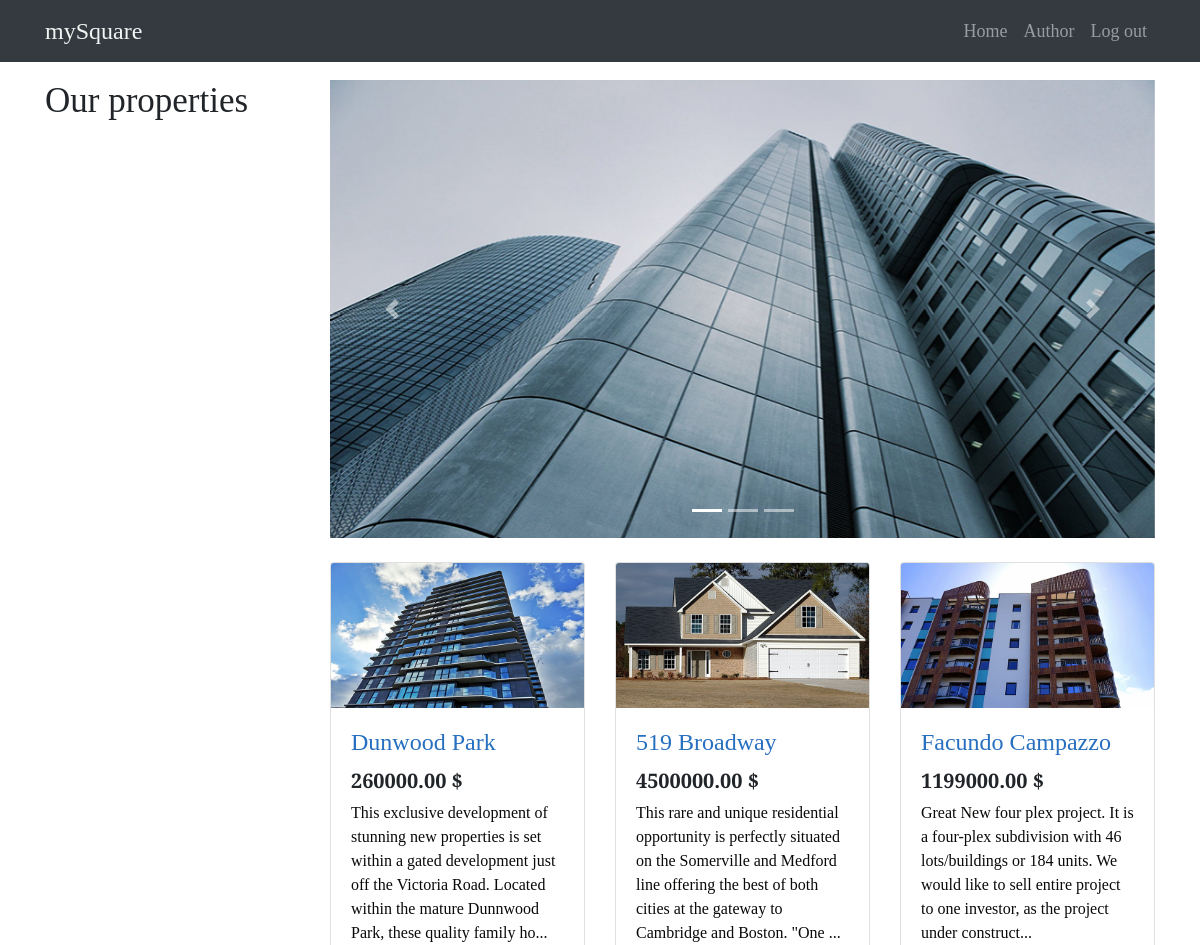
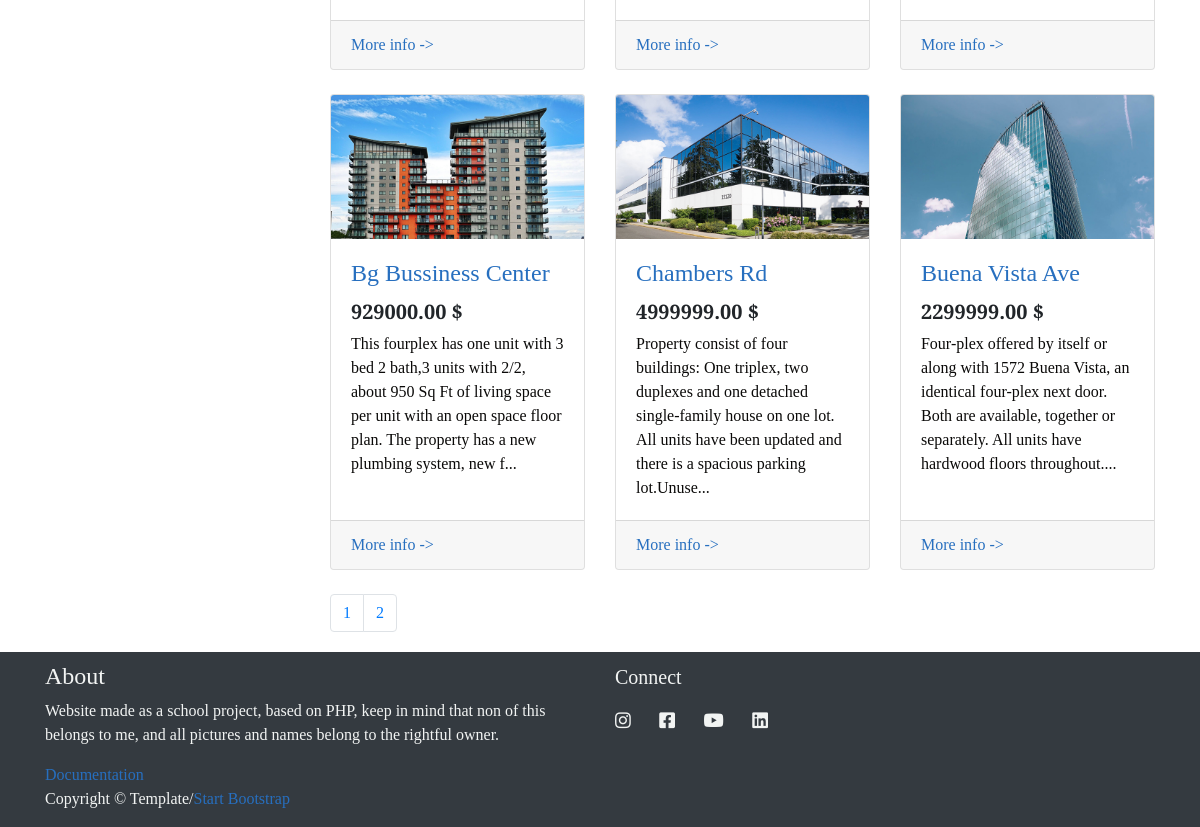
Page / (signed in) on the committed database (2 pictures, top to bottom).
### tables this page shows
CREATE TABLE `navigation` (
  `navId` int(11) NOT NULL,
  `navName` varchar(32) NOT NULL,
  `href` varchar(99) NOT NULL
);

CREATE TABLE `picture` (
  `buildingId` int(11) NOT NULL,
  `src` varchar(99) NOT NULL,
  `alt` varchar(22) NOT NULL
);

CREATE TABLE `buildings` (
  `buildingId` int(11) NOT NULL,
  `categoryid` int(11) NOT NULL,
  `builderid` int(11) NOT NULL,
  `name` varchar(29) NOT NULL,
  `info` text NOT NULL,
  `price` decimal(10,2) NOT NULL,
  `location` varchar(99) NOT NULL,
  `underconstruction` bit(1) NOT NULL
);

### models/navigacija/getnav.php (called while the page is built)
<?php
    function nav_izlogovan(){
        require "config/connection.php";
        $element1 = "Home";
        $element2 = "Register";
        $element3 = "Log In";
        $element4 = "Author";
        if($conn){
            $upit = "SELECT navName as naziv,href as href FROM navigation WHERE navName IN (:element1,:element2,:element3,:element4)";
            $action = $conn->prepare($upit);
            $action->bindParam(":element1",$element1);
            $action->bindParam(":element2",$element2);
            $action->bindParam(":element3",$element3);
            $action->bindParam(":element4",$element4);
            try{
                $uspeh = $action->execute();
                if($uspeh){
                    $elementi = $action->fetchAll();
                    return $elementi;
                }
            }
            catch(PDOException $i){
                echo $i->getMessage();
            }
        }
    }
    function nav_ulogovan(){
        require "config/connection.php";
        $element1 = "Home";
        $element2 = "Log out";
        $element3 = "Author";
        if($conn){
            $upit = "SELECT navName as naziv,href as href FROM navigation WHERE navName IN (:element1,:element2,:element3)";
            $action = $conn->prepare($upit);
            $action->bindParam(":element1",$element1);
            $action->bindParam(":element2",$element2);
            $action->bindParam(":element3",$element3);
            try{
                $uspeh = $action->execute();
                if($uspeh){
                    $elementi = $action->fetchAll();
                    return $elementi;
                }
            }
            catch(PDOException $i){
                echo $i->getMessage();
            }
        }
    }
?>

### models/zgrade/getbuildings.php (called while the page is built, shortened)
<?php
    function dohvatizgrade($broj){
        require "config/connection.php";
        if($conn){
            $limit = 6;
            $start = ($broj - 1)*$limit;
            $query = "SELECT b.buildingId as id,b.name as ime,b.price as cena ,b.categoryid as kat,SUBSTR(b.info FROM 1 FOR 180) as sinfo,p.src as src,p.alt as alt FROM buildings b INNER JOIN picture p ON b.buildingid = p.buildingid LIMIT $start,$limit";
            $action = $conn->prepare($query);
            try{
                $uspeh = $action->execute();
                if($uspeh && $action->rowCount() >= 1){
                    $tekstovi = $action->fetchAll();
                        return $tekstovi;
                }
                else{
                    http_response_code(404);
                }
            }
            catch(PDOException $p){
                http_response_code(404);
            }
        }
    }
    function paginacija(){
        require "config/connection.php";
        if($conn){
                    $limit = 6;
                    $query = "SELECT count(buildingId) as broj FROM buildings";
                    try{
                        $broj = $conn->query($query);
                        $ukupanBroj = $broj->fetch();
                        $total = $ukupanBroj['broj'];
                        $brojStranica = ceil($total/$limit);
                        return $brojStranica;
                    }
                    catch(PDOException $p){
                        echo $p->getMessage();
                    }
        }
    }
?>

### views/flexible/pocetna.php (the view, shortened to what this page needs)
<?php
$strana = isset($_GET['page'])? $_GET['page'] : 1;
include "models/zgrade/getbuildings.php";
$zgrade = dohvatizgrade($strana);
$brojStranica = paginacija();
?>
<div class="container">
<div class="row">
  <div class="col-lg-3">
    <h1 class="my-4" id="naslov">Our properties</h1>
  </div>
  <div class="col-lg-9">
    <div id="carouselExampleIndicators" class="carousel slide my-4" data-ride="carousel">
      <ol class="carousel-indicators">
        <li data-target="#carouselExampleIndicators" data-slide-to="0" class="active"></li>
        <li data-target="#carouselExampleIndicators" data-slide-to="1"></li>
        <li data-target="#carouselExampleIndicators" data-slide-to="2"></li>
      </ol>
      <div class="carousel-inner" role="listbox" id="slajdza">
          <div class="carousel-item active">
            <img class="d-block img-fluid" src="assets/img/slajder1.jpg" alt="First slide">
          </div>
      </div>
      <a class="carousel-control-prev" href="#carouselExampleIndicators" role="button" data-slide="prev">
        <span class="carousel-control-prev-icon" aria-hidden="true"></span>
      </a>
      <a class="carousel-control-next" href="#carouselExampleIndicators" role="button" data-slide="next">
        <span class="carousel-control-next-icon" aria-hidden="true"></span>
      </a>
    </div>
    <div class="row" id="zgrade">
      <?php foreach($zgrade as $zgrada) : ?>
        <div class="col-lg-4 col-md-6 mb-4">
        <div class="card h-100">
          <a href="index.php?page=building&&id=<?= $zgrada['id']?>"><img class="card-img-top" src="assets/img/<?=$zgrada['src']?>" alt="<?=$zgrada['alt']?>"></a>
          <div class="card-body">
            <h4 class="card-title">
              <a href="index.php?page=building&&id=<?= $zgrada['id']?>" data-id="<?=$zgrada['id']?>"><?= $zgrada['ime'] ?></a>
            </h4>
            <h5 class="cenazgrade"><?= $zgrada['cena']?> $</h5>
            <p class="card-text"><?= $zgrada['sinfo']?>...</p>
          </div>
          <div class="card-footer">
            <a href="index.php?page=building&&id=<?= $zgrada['id']?>" data-id="<?=$zgrada['id']?>">More info -></a>
          </div>
        </div>
      </div>
      <?php endforeach; ?>
<nav aria-label="Page navigation example">
        <ul class="pagination">
            <?php for($i = 1; $i <= $brojStranica;$i++) :?>
            <li class="page-item"><a class="page-link" href="index.php?page=<?=$i?>"><?=$i?></a></li>
            <?php endfor;?>
        </ul>
    </nav>
    </div>
  </div>
</div>
</div>

### views/fixed/nav.php (shortened to what this page needs)
<?php
  include "models/navigacija/getnav.php";
  $nav_izlogovan = nav_izlogovan();
  $nav_ulogovan = nav_ulogovan();
?>
<nav class="navbar navbar-expand-lg navbar-dark bg-dark fixed-top">
    <div class="container">
      <a class="navbar-brand" href="index.php">mySquare</a>
      <div class="collapse navbar-collapse" id="navbarResponsive">
            <?php  if(isset($_SESSION['user'])){?>
              <ul class="navbar-nav ml-auto">
              <?php foreach($nav_ulogovan as $nav) :?>
              <li class="nav-item">
                <a class="nav-link" href="<?=$nav['href']?>"><?=$nav['naziv']?></a>
              </li>
              <?php endforeach; ?>
            </ul>
            <?php } ?>
      </div>
    </div>
  </nav>

### assets/css/main.css (style rules this page uses)
body { padding-top: 56px; font-family: 'Crimson Pro', serif; }
#naslov { font-size: 35px!important; }
.navbar-dark .navbar-nav .nav-link { font-size: 18px; }
.navbar-dark .navbar-brand { font-size: 24px; }
a { color:#276FBF; }
p { color:#0A0908; }
.navbar-dark .navbar-brand { color:#F2F4F3; }
.pagination { margin-left: 15px; margin-bottom: 20px; }
.bg-dark { background-color: #22333B; }
.cenazgrade { font-weight:bold; }

### rows in the picture
navigation: navName "Home"
navigation: navName "Author"
navigation: navName "Log out"
picture: src (picture), buildingId.name "Dunwood Park", buildingId.price "260000.00", sinfo "This exclusive development of stunning new properties is set within a gated development just off the Victoria Road. Located within the mature Dunnwood Park, these quality family ho"
picture: src (picture), buildingId.name "519 Broadway", buildingId.price "4500000.00", sinfo "This rare and unique residential opportunity is perfectly situated on the Somerville and Medford line offering the best of both cities at the gateway to Cambridge and Boston. \"One"
picture: src (picture), buildingId.name "Facundo Campazzo", buildingId.price "1199000.00", sinfo "Great New four plex project. It is a four-plex subdivision with 46 lots/buildings or 184 units. We would like to sell entire project to one investor, as the project under construct"
picture: src (picture), buildingId.name "Bg Bussiness Center", buildingId.price "929000.00", sinfo "This fourplex has one unit with 3 bed 2 bath,3 units with 2/2, about 950 Sq Ft of living space per unit with an open space floor plan. The property has a new plumbing system, new f"
picture: src (picture), buildingId.name "Chambers Rd", buildingId.price "4999999.00", sinfo "Property consist of four buildings: One triplex, two duplexes and one detached single-family house on one lot. All units have been updated and there is a spacious parking lot.Unuse"
picture: src (picture), buildingId.name "Buena Vista Ave", buildingId.price "2299999.00", sinfo "Four-plex offered by itself or along with 1572 Buena Vista, an identical four-plex next door. Both are available, together or separately. All units have hardwood floors throughout."
